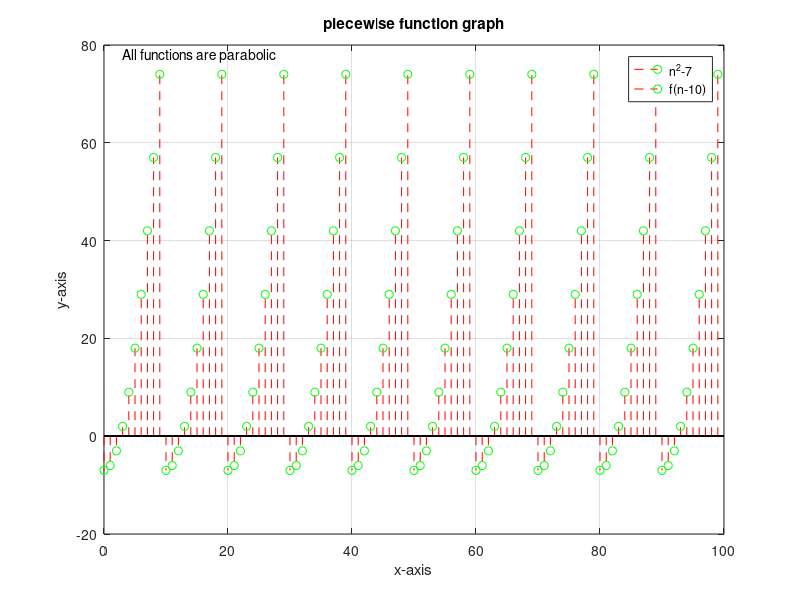

Write the MATLAB code that produced this figure.
for n = 0:1:99
    if n <= 9
        y = (n*n) - 7;
        stem(n, y,'--ro', 'markeredgecolor','g');hold on; grid on;
    else
        i = mod(n,10);
        l = (i*i)-7;
        stem(n,l,'--ro', 'markeredgecolor','g');hold on; grid on;
    end
end       

xlabel('x-axis')
ylabel('y-axis')
legend('n^2-7','f(n-10)')
text(3,78,'All functions are parabolic')
title('piecewise function graph')



